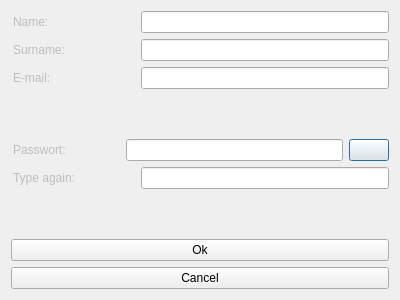
<?xml version="1.0" encoding="UTF-8"?>
<ui version="4.0">
 <class>SignUp</class>
 <widget class="QDialog" name="SignUp">
  <property name="geometry">
   <rect>
    <x>0</x>
    <y>0</y>
    <width>400</width>
    <height>300</height>
   </rect>
  </property>
  <property name="windowTitle">
   <string>Dialog</string>
  </property>
  <layout class="QVBoxLayout" name="verticalLayout">
   <item>
    <layout class="QHBoxLayout" name="horizontalLayout" stretch="1,2">
     <item>
      <widget class="QLineEdit" name="line_name">
       <property name="enabled">
        <bool>false</bool>
       </property>
       <property name="text">
        <string>Name:</string>
       </property>
       <property name="frame">
        <bool>false</bool>
       </property>
      </widget>
     </item>
     <item>
      <widget class="QLineEdit" name="lineNameEdit"/>
     </item>
    </layout>
   </item>
   <item>
    <layout class="QHBoxLayout" name="horizontalLayout_2" stretch="1,2">
     <item>
      <widget class="QLineEdit" name="line_surname">
       <property name="enabled">
        <bool>false</bool>
       </property>
       <property name="text">
        <string>Surname:</string>
       </property>
       <property name="frame">
        <bool>false</bool>
       </property>
      </widget>
     </item>
     <item>
      <widget class="QLineEdit" name="lineSurnmeEdit"/>
     </item>
    </layout>
   </item>
   <item>
    <layout class="QHBoxLayout" name="horizontalLayout_3" stretch="1,2">
     <item>
      <widget class="QLineEdit" name="line_email">
       <property name="enabled">
        <bool>false</bool>
       </property>
       <property name="text">
        <string>E-mail:</string>
       </property>
       <property name="frame">
        <bool>false</bool>
       </property>
      </widget>
     </item>
     <item>
      <widget class="QLineEdit" name="lineEmailEdit"/>
     </item>
    </layout>
   </item>
   <item>
    <widget class="QLabel" name="labelEmailInfo">
     <property name="enabled">
      <bool>false</bool>
     </property>
     <property name="font">
      <font>
       <pointsize>8</pointsize>
       <italic>true</italic>
      </font>
     </property>
     <property name="text">
      <string/>
     </property>
    </widget>
   </item>
   <item>
    <layout class="QHBoxLayout" name="horizontalLayout_4" stretch="1,2,0">
     <item>
      <widget class="QLineEdit" name="line_pass">
       <property name="enabled">
        <bool>false</bool>
       </property>
       <property name="text">
        <string>Passwort:</string>
       </property>
       <property name="frame">
        <bool>false</bool>
       </property>
      </widget>
     </item>
     <item>
      <widget class="QLineEdit" name="linePassEdit">
       <property name="echoMode">
        <enum>QLineEdit::Password</enum>
       </property>
      </widget>
     </item>
     <item>
      <widget class="QPushButton" name="visible">
       <property name="styleSheet">
        <string notr="true">image: url(:/imag/visible.png);</string>
       </property>
       <property name="text">
        <string/>
       </property>
      </widget>
     </item>
    </layout>
   </item>
   <item>
    <layout class="QHBoxLayout" name="horizontalLayout_5" stretch="1,2">
     <item>
      <widget class="QLineEdit" name="line_pass_again">
       <property name="enabled">
        <bool>false</bool>
       </property>
       <property name="text">
        <string>Type again:</string>
       </property>
       <property name="frame">
        <bool>false</bool>
       </property>
      </widget>
     </item>
     <item>
      <widget class="QLineEdit" name="linePassAgainEdit">
       <property name="echoMode">
        <enum>QLineEdit::Password</enum>
       </property>
      </widget>
     </item>
    </layout>
   </item>
   <item>
    <widget class="QLabel" name="labelPass">
     <property name="enabled">
      <bool>false</bool>
     </property>
     <property name="text">
      <string/>
     </property>
    </widget>
   </item>
   <item>
    <widget class="QPushButton" name="okbutton">
     <property name="text">
      <string>Ok</string>
     </property>
    </widget>
   </item>
   <item>
    <widget class="QPushButton" name="cancelbutton">
     <property name="text">
      <string>Cancel</string>
     </property>
    </widget>
   </item>
  </layout>
 </widget>
 <resources/>
 <connections/>
</ui>
